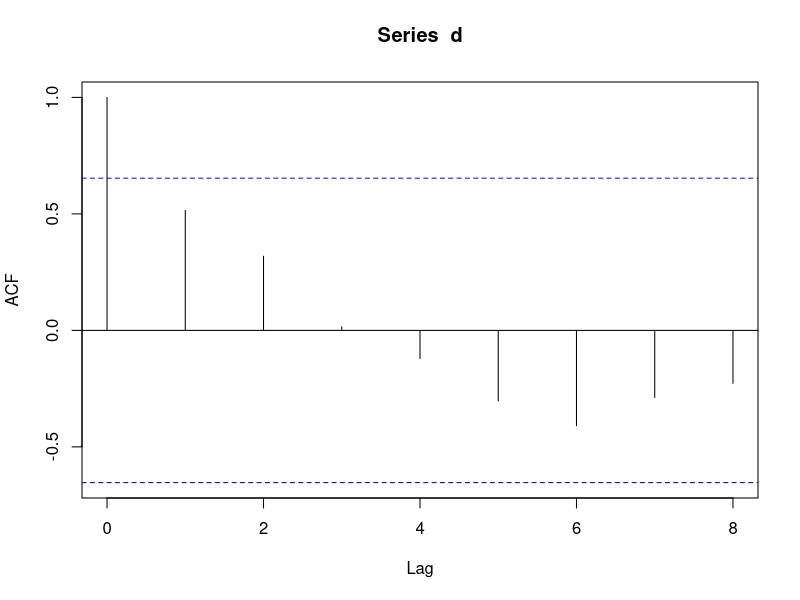
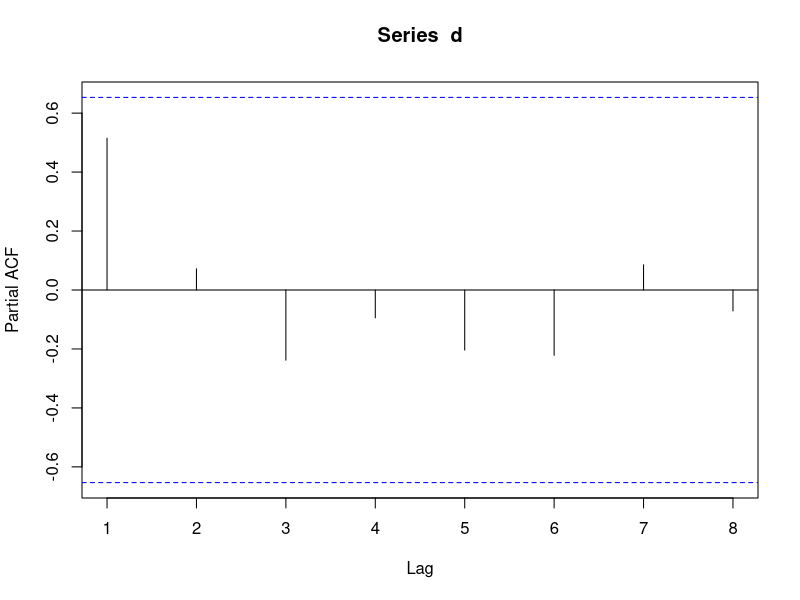
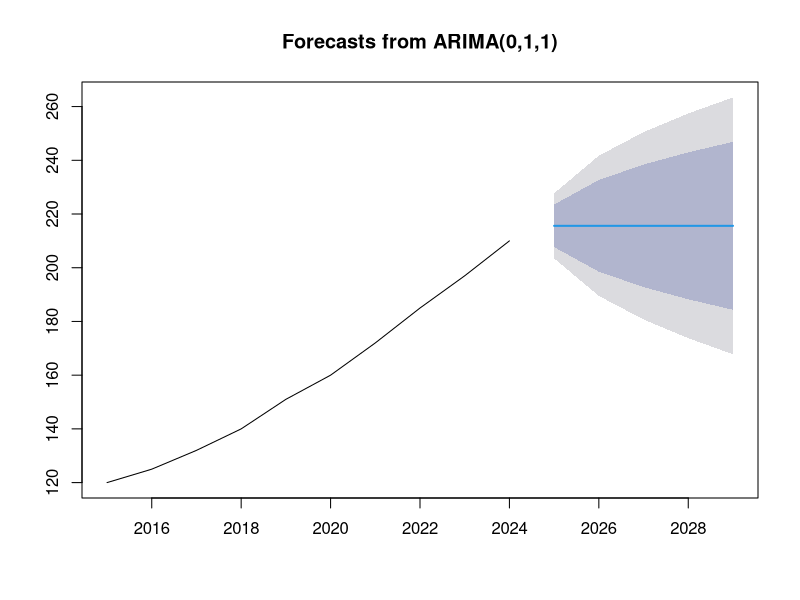

The R script that drew these images, in order:
# Data
sales <- c(120,125,132,140,151,160,172,185,197,210)

# Time series
x <- ts(sales,start=2015)

# Difference
d <- diff(x)

# ACF and PACF
acf(d)
pacf(d)

# ARIMA model
library(forecast)
fit <- Arima(x,order=c(0,1,1))
summary(fit)

# Forecast
f <- forecast(fit,h=5)
f
plot(f)
